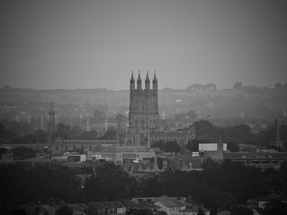
%> input picture Ex2/RV_Ex2_Task3/image_3.jpg, 287 x 215 px, shrunk from 700 x 525 before the run
$ octave RV_Ex2_Task3.m   (GNU Octave 9; MATLAB toolbox functions it lacks are replaced by stand-ins)
%> lines starting %> are read from the running program, lines starting %| are printed output that depends on the picture
% Clear Workspace
clc;
close all;
clear;

% Load Images
img_1 = imread('image_3.jpg'); % High contrast image
%> img_1 is the input picture: size 215x287x3 uint8; min 3, max 192, mean 91.7
img_2 = imread('image_4.jpg'); % Low contrast image
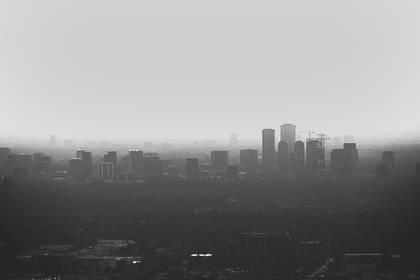
%> input picture Ex2/RV_Ex2_Task3/image_4.jpg, 420 x 280 px, shrunk from 1024 x 683 before the run
%> img_2 is the input picture: size 280x420x3 uint8; min 27, max 255, mean 141.7
img = create();

% Define Variables
a = 1;      % Multiplication, change speed of output level
b = 1.05;   % Exponential, flatten the curve
c = 0;      % Addition, constant shift

% Reprocess Images
rp_img_1 = po(img_1,a,b,c);
%> after the loop in po, `for i=1:1:width`:
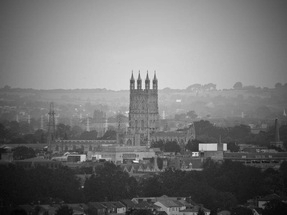
%> image: size 215x287 uint8; min 3, max 250, mean 115.7
rp_img_2 = po(img_2,a,b,c);
%> call 2 of po, with a = 1, b = 1.05, c = 0
%> after the loop in po (call 2), `for i=1:1:width`:
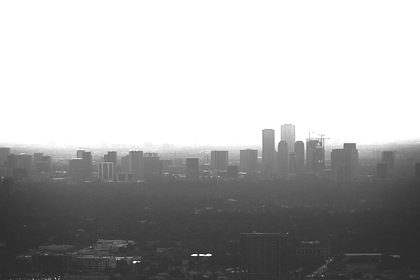
%> image: size 280x420 uint8; min 32, max 255, mean 172.9
rp_img = po(img,a,b,c);

% [12 lines of commented-out code are left out]

figure;
subplot(2,2,1), imshow(img);
subplot(2,2,2), imshow(rp_img);
subplot(2,2,3), imhist(img);
subplot(2,2,4), imhist(rp_img);
%> after `imhist(rp_img)`:
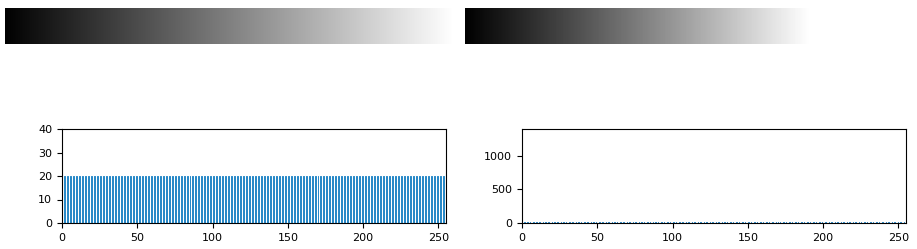
%> figure redrawn from the program's plot data, 4 panels

% Function
function image = po(img, a,b,c)
    [width, height,~] = size(img);
    for i=1:1:width
        for j=1:1:height
            image(i,j) = uint8(a*double(img(i,j))^b+c);
        end
    end
end

function image = create()
    for i=1:1:256
        for j=1:1:20
            image(j,i) = uint8(i);
        end
    end
end
